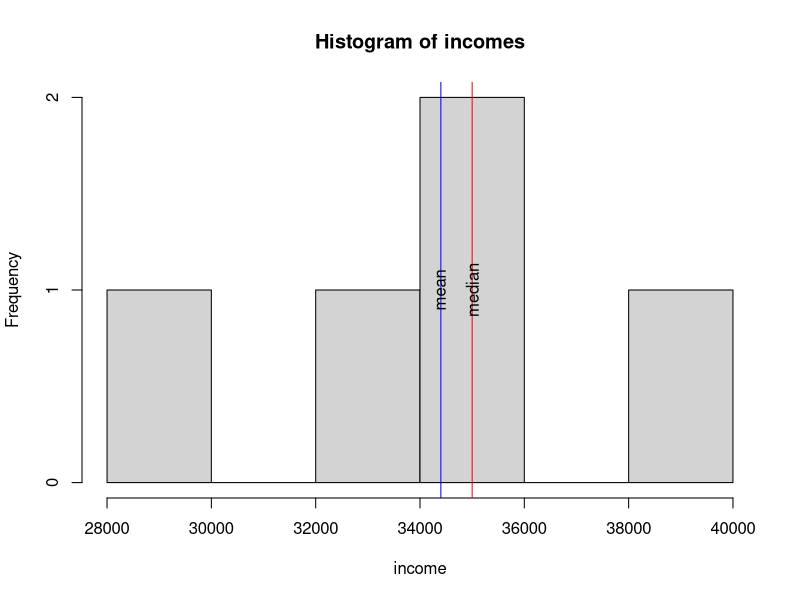
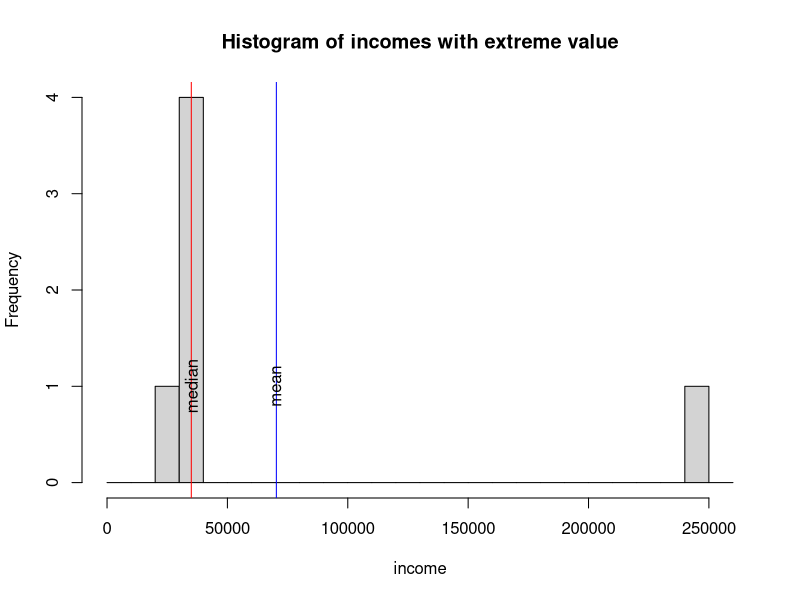
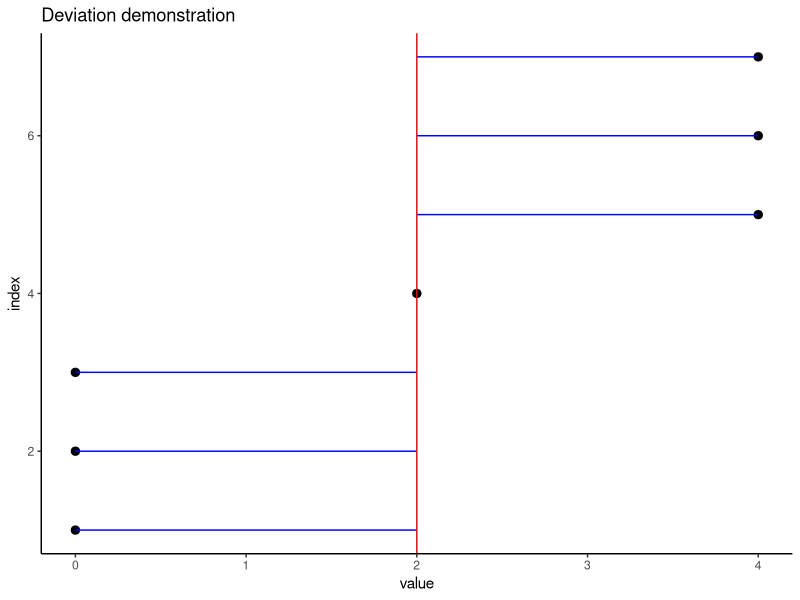

Source code (R) for these figures, in order:
####################################################################
## Numerical summaries of data
####################################################################

library(ggplot2)

###########################
## calculate the mean in R
###########################
x <- c(5,10,11,1)
mean(x)

#####################################################
## calculate the mean when there are missing values
## Note that many functions have an na.rm argument
#####################################################
x <- c(5,10,11,1, NA)
mean(x)  ## this will return NA
mean(x, na.rm=TRUE)

# compare mean and median
income <- c(29000, 35000, 35000, 40000, 33000)
mean(income)
median(income)

#######################################################
# plots a histogram of x with vertical lines for
# the mean and median (Note: you should understand
# how we use this function, but you do not need to 
# understand the underlying code)
#######################################################
plot.hist <- function(x, breaks = "Sturges", ...) {
  hist(x, breaks = breaks, ...)
  abline(v = mean(x), col = "blue")
  abline(v = median(x), col = "red")
  text(mean(x), 1, "mean", srt = 90)
  text(median(x), 1, "median", srt = 90)  
}

plot.hist(income, xlab = "income", main = "Histogram of incomes")

####################################################################
## What happens to the mean and median when income contains a very 
## large (or small) observation, such as 250,000?
## Is the mean or median more resistant to this large observation?
####################################################################
income.with.extreme.value <- c(income, 250000)
plot.hist(income.with.extreme.value, 
          breaks <- seq(0,260000,10000),
          xlab = "income", main = "Histogram of incomes with extreme value")

#########################################################
# The standard deviation is a measure of variability, or
# how spread out the data is relative to the mean. The
# code below provides a graphical demonstration of 
# how the standard deviation is calculated
#########################################################

# plot deviations to illustrate standard deviation (you do not
# need to understand the underlying code for this function)
plot.deviations <- function(x) {

  df <- data.frame(value = x, index = 1:length(x)) 
  
  ggplot(df) + geom_point(aes(x = value, y = index), size = 2.5) + 
    geom_segment(aes(x = value, y = index, 
                     xend = mean(x), yend = index), 
                 col = 'blue') + 
    geom_vline(xintercept = mean(x),col = 'red') +
    theme_classic() + ggtitle('Deviation demonstration')
  
}

################################################
## recreate example from slide 12 of the notes
################################################
x <- c(0,0,0,2,4,4,4)

# the blue lines are the deviations from the mean (red line)
plot.deviations(x)

##################################################
# manual method for calculating variance and 
# standard deviation
##################################################
dev <- x - mean(x)
sd.table = data.frame(x = x, dev = dev, "squared deviation" = dev**2)
sd.table
n = nrow(sd.table)

sum.squared.dev <- sum(sd.table$squared.deviation)
x.var.manual <- (sum.squared.dev) / (n-1)
x.sd.manual <- sqrt(x.var.manual)

##################################################
# easy way to calculate variance and standard 
# deviation in R
##################################################
x.var <- var(x)
x.sd <- sd(x)  
